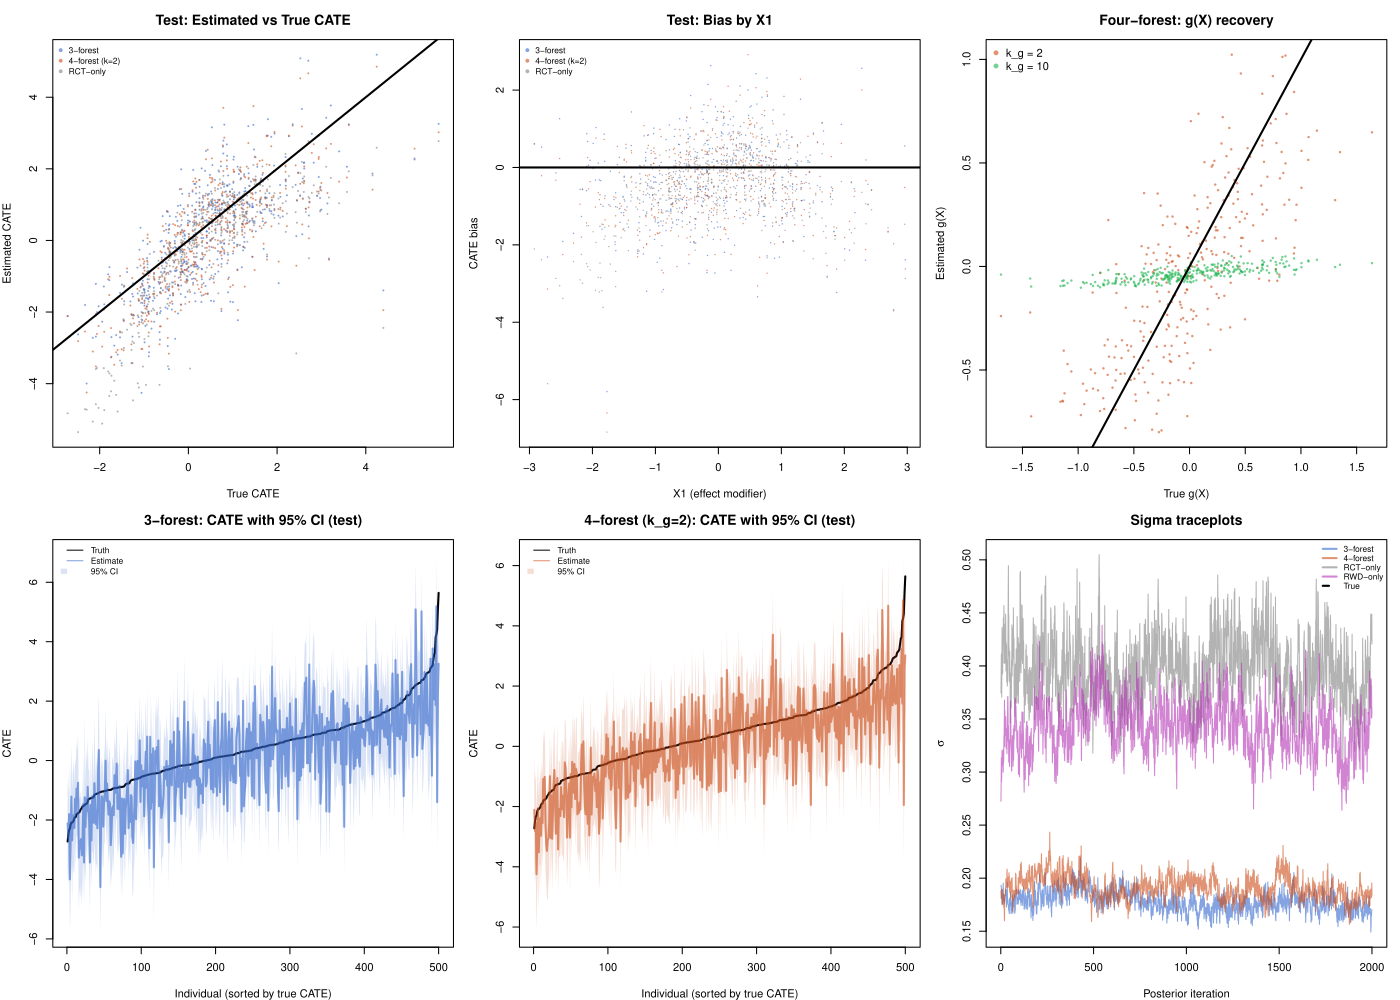

Write R code to recreate this figure.
# =============================================================================
# Simulation: Three-forest vs Four-forest FusionForest
#             + BCF-style RCT-only and RWD-only baselines
#
# DGP
# ---
#   RCT:  y = mu(X) + A * tau(X) + eps
#   RWD:  y = mu(X) + g(X) + gamma(U) + A * (tau(X) + c(U)) + eps
#
#   mu(X)    = 2*X1 - X2 + 0.5*X3^2        shared baseline (observed X)
#   g(X)     = 0.5*X1 - 0.3*X4             RWD-specific deviation (observed X)
#   gamma(U) = U1 - 0.5*U2                 unmeasured prognostic effect
#   tau(X)   = X1 + 0.5*X2^2               heterogeneous treatment effect
#   c(U)     = -0.5*U1 + 0.25*U2           unmeasured confounding bias
#   eps      ~ N(0, sigma^2)
#
#   X1-X5: relevant covariates
#   X6-X8: irrelevant noise covariates
#   U1-U2: unobserved confounders (RWD only, never passed to models)
#
#   Unmeasured confounding: U affects both treatment assignment
#   (P(A=1) = expit(X1 + U1 + U2)) AND outcome (via gamma(U) in baseline
#   and c(U) in treatment effect), making U a proper confounder.
#
# Methods compared
# ----------------
#   1. Three-forest FusionForest (RCT + RWD, single m0)
#   2. Four-forest  FusionForest (RCT + RWD, mu + g decomposition, k_g = 2)
#   3. Four-forest  FusionForest with large k_g (k_g = 10, strong borrowing)
#   4. BCF-style RCT-only (FusionForest on RCT data + minimal OS dummy)
#   5. BCF-style RWD-only (FusionForest on RWD data + minimal RCT dummy)
#
# Metrics: Bias, RMSE, 95% CI coverage on training and test sets
# =============================================================================

library(FusionForests)

set.seed(2024)

# ---- Dimensions -----------------------------------------------------------
n_rct  <- 200
n_rwd  <- 500
n_test <- 300
p_rel  <- 5    # relevant covariates
p_irr  <- 3    # irrelevant covariates
p      <- p_rel + p_irr
q_unobs <- 2   # unobserved confounders

# ---- MCMC settings --------------------------------------------------------
n_trees_main  <- 200   # mu (control) and tau (treat) forests
n_trees_sub   <- 100   # g (deviation) and c (deconf) forests
N_post        <- 2000
N_burn        <- 1000

# ---- True functions -------------------------------------------------------
mu_fn    <- function(X) 2 * X[, 1] - X[, 2] + 0.5 * X[, 3]^2
g_fn     <- function(X) 0.5 * X[, 1] - 0.3 * X[, 4]
gamma_fn <- function(U) U[, 1] - 0.5 * U[, 2]       # unmeasured prognostic
tau_fn   <- function(X) X[, 1] + 0.5 * X[, 2]^2
conf_fn  <- function(U) -0.5 * U[, 1] + 0.25 * U[, 2]  # unmeasured trt bias

sigma_true <- 1.0

# ---- Generate covariates from multivariate normal -------------------------
# Joint distribution: (X1, ..., X8, U1, U2) ~ MVN(0, Sigma)
# Correlation structure: AR(1)-like within X, cross-correlation between X and U
d_total <- p + q_unobs  # 10 total variables

# Build correlation matrix: AR(1) base with rho = 0.3
rho <- 0.3
Sigma <- matrix(0, d_total, d_total)
for (i in 1:d_total) {
  for (j in 1:d_total) {
    Sigma[i, j] <- rho^abs(i - j)
  }
}
# Boost correlation between X1 and U1/U2 (confounding pathway)
Sigma[1, p + 1] <- Sigma[p + 1, 1] <- 0.4   # cor(X1, U1)
Sigma[1, p + 2] <- Sigma[p + 2, 1] <- 0.3   # cor(X1, U2)
# Boost correlation between X4 and U1 (makes g(X) and gamma(U) correlated)
Sigma[4, p + 1] <- Sigma[p + 1, 4] <- 0.35  # cor(X4, U1)

# Cholesky factorisation for sampling
L <- chol(Sigma)

# RCT: draw (X, U) jointly, but U is unused in outcome
Z_rct  <- matrix(rnorm(n_rct  * d_total), n_rct,  d_total) %*% L
X_rct  <- Z_rct[, 1:p]

# RWD: draw (X, U) jointly; U drives confounding
Z_rwd  <- matrix(rnorm(n_rwd  * d_total), n_rwd,  d_total) %*% L
X_rwd  <- Z_rwd[, 1:p]
U_rwd  <- Z_rwd[, (p + 1):d_total]

# Test: draw X only (marginal of X from the joint)
L_x    <- chol(Sigma[1:p, 1:p])
X_test <- matrix(rnorm(n_test * p), n_test, p) %*% L_x

colnames(X_rct)  <- paste0("X", 1:p)
colnames(X_rwd)  <- paste0("X", 1:p)
colnames(X_test) <- paste0("X", 1:p)

# ---- Treatment assignment -------------------------------------------------
A_rct <- rbinom(n_rct, 1, 0.5)
A_rwd <- rbinom(n_rwd, 1, plogis(X_rwd[, 1] + U_rwd[, 1] + U_rwd[, 2]))

# ---- Outcomes -------------------------------------------------------------
y_rct <- mu_fn(X_rct) +
         A_rct * tau_fn(X_rct) +
         rnorm(n_rct, 0, sigma_true)

y_rwd <- mu_fn(X_rwd) + g_fn(X_rwd) + gamma_fn(U_rwd) +
         A_rwd * (tau_fn(X_rwd) + conf_fn(U_rwd)) +
         rnorm(n_rwd, 0, sigma_true)

# ---- Pooled training set --------------------------------------------------
X_train <- rbind(X_rct, X_rwd)
A_train <- c(A_rct, A_rwd)
S_train <- c(rep(1L, n_rct), rep(0L, n_rwd))
y_train <- c(y_rct, y_rwd)
n_train <- n_rct + n_rwd

# ---- True CATE at training and test points --------------------------------
true_cate_train <- tau_fn(X_train)
true_cate_test  <- tau_fn(X_test)

# ---- Test set indicators --------------------------------------------------
A_test <- rep(1L, n_test)
S_test <- rep(1L, n_test)

# ---- Summary --------------------------------------------------------------
cat("=== Data summary ===\n")
cat(sprintf("  RCT:  n = %d  (treated: %d, control: %d)\n",
            n_rct, sum(A_rct), n_rct - sum(A_rct)))
cat(sprintf("  RWD:  n = %d  (treated: %d, control: %d)\n",
            n_rwd, sum(A_rwd), n_rwd - sum(A_rwd)))
cat(sprintf("  Test: n = %d\n", n_test))
cat(sprintf("  Covariates: %d (%d relevant + %d noise)\n",
            p, p_rel, p_irr))
cat(sprintf("  True CATE range: [%.2f, %.2f]\n",
            min(true_cate_train), max(true_cate_train)))
cat(sprintf("  True sigma: %.2f\n\n", sigma_true))


# =============================================================================
# Fit all models
# =============================================================================

# --- Shared FusionForest arguments -----------------------------------------
ff_shared <- list(
  number_of_trees_control = n_trees_main,
  number_of_trees_treat   = n_trees_main,
  number_of_trees_deconf  = n_trees_sub,
  store_posterior_sample   = TRUE,
  N_post                  = N_post,
  N_burn                  = N_burn,
  verbose                 = FALSE
)

# ---- Model 1: Three-forest FusionForest (RCT + RWD) ----------------------
cat("Fitting Model 1: Three-forest FusionForest...\n")
t1 <- system.time({
  fit_3f <- do.call(FusionForest, c(list(
    y                         = y_train,
    X_train_control           = X_train,
    X_train_treat             = X_train,
    treatment_indicator_train = A_train,
    source_indicator_train    = S_train,
    X_test_control            = X_test,
    X_test_treat              = X_test,
    X_test_deconf             = X_test,
    treatment_indicator_test  = A_test,
    source_indicator_test     = S_test,
    decomposition             = "three-forest"
  ), ff_shared))
})
cat(sprintf("  Done in %.1f seconds.\n", t1["elapsed"]))


# ---- Model 2: Four-forest FusionForest, k_g = 2 (default) ----------------
cat("Fitting Model 2: Four-forest FusionForest (k_g = 2)...\n")
t2 <- system.time({
  fit_4f <- do.call(FusionForest, c(list(
    y                         = y_train,
    X_train_control           = X_train,
    X_train_treat             = X_train,
    treatment_indicator_train = A_train,
    source_indicator_train    = S_train,
    X_test_control            = X_test,
    X_test_treat              = X_test,
    X_test_deconf             = X_test,
    treatment_indicator_test  = A_test,
    source_indicator_test     = S_test,
    decomposition             = "four-forest",
    number_of_trees_deviation = n_trees_sub,
    k_g                       = 2
  ), ff_shared))
})
cat(sprintf("  Done in %.1f seconds.\n", t2["elapsed"]))


# ---- Model 3: Four-forest FusionForest, k_g = 10 (strong borrowing) ------
cat("Fitting Model 3: Four-forest FusionForest (k_g = 10)...\n")
t3 <- system.time({
  fit_4f_shrink <- do.call(FusionForest, c(list(
    y                         = y_train,
    X_train_control           = X_train,
    X_train_treat             = X_train,
    treatment_indicator_train = A_train,
    source_indicator_train    = S_train,
    X_test_control            = X_test,
    X_test_treat              = X_test,
    X_test_deconf             = X_test,
    treatment_indicator_test  = A_test,
    source_indicator_test     = S_test,
    decomposition             = "four-forest",
    number_of_trees_deviation = n_trees_sub,
    k_g                       = 10
  ), ff_shared))
})
cat(sprintf("  Done in %.1f seconds.\n", t3["elapsed"]))


# ---- Model 4: RCT-only BCF-style -----------------------------------------
# Use FusionForest on RCT data only.  The function requires >= 1 OS row,
# so we add 2 dummy OS observations at the RCT column means with y at
# the RCT mean.  These carry negligible information.
cat("Fitting Model 4: RCT-only BCF...\n")
n_dummy  <- 2L
X_dummy  <- matrix(colMeans(X_rct), nrow = n_dummy, ncol = p, byrow = TRUE)
A_dummy  <- c(1L, 0L)
y_dummy  <- rep(mean(y_rct), n_dummy)

X_rct_aug <- rbind(X_rct, X_dummy)
A_rct_aug <- c(A_rct, A_dummy)
S_rct_aug <- c(rep(1L, n_rct), rep(0L, n_dummy))
y_rct_aug <- c(y_rct, y_dummy)

t4 <- system.time({
  fit_rct_only <- do.call(FusionForest, c(list(
    y                         = y_rct_aug,
    X_train_control           = X_rct_aug,
    X_train_treat             = X_rct_aug,
    treatment_indicator_train = A_rct_aug,
    source_indicator_train    = S_rct_aug,
    X_test_control            = X_test,
    X_test_treat              = X_test,
    X_test_deconf             = X_test,
    treatment_indicator_test  = A_test,
    source_indicator_test     = S_test,
    decomposition             = "three-forest"
  ), ff_shared))
})
cat(sprintf("  Done in %.1f seconds.\n", t4["elapsed"]))


# ---- Model 5: RWD-only BCF-style -----------------------------------------
# Use FusionForest on RWD data only, adding 2 dummy RCT observations.
cat("Fitting Model 5: RWD-only BCF...\n")
X_dummy_rwd <- matrix(colMeans(X_rwd), nrow = n_dummy, ncol = p, byrow = TRUE)
A_dummy_rwd <- c(1L, 0L)
y_dummy_rwd <- rep(mean(y_rwd), n_dummy)

X_rwd_aug <- rbind(X_dummy_rwd, X_rwd)
A_rwd_aug <- c(A_dummy_rwd, A_rwd)
S_rwd_aug <- c(rep(1L, n_dummy), rep(0L, n_rwd))
y_rwd_aug <- c(y_dummy_rwd, y_rwd)

t5 <- system.time({
  fit_rwd_only <- do.call(FusionForest, c(list(
    y                         = y_rwd_aug,
    X_train_control           = X_rwd_aug,
    X_train_treat             = X_rwd_aug,
    treatment_indicator_train = A_rwd_aug,
    source_indicator_train    = S_rwd_aug,
    X_test_control            = X_test,
    X_test_treat              = X_test,
    X_test_deconf             = X_test,
    treatment_indicator_test  = A_test,
    source_indicator_test     = S_test,
    decomposition             = "three-forest"
  ), ff_shared))
})
cat(sprintf("  Done in %.1f seconds.\n\n", t5["elapsed"]))


# =============================================================================
# Extract CATE estimates and posterior samples
# =============================================================================

# Training-set CATE (posterior mean)
cate_train <- list(
  `3-forest`         = fit_3f$train_predictions_treat,
  `4-forest (k=2)`   = fit_4f$train_predictions_treat,
  `4-forest (k=10)`  = fit_4f_shrink$train_predictions_treat,
  # RCT-only: first n_rct rows are real, last n_dummy are dummies
  `RCT-only`         = fit_rct_only$train_predictions_treat[1:n_rct],
  # RWD-only: first n_dummy are dummies, rest are real
  `RWD-only`         = fit_rwd_only$train_predictions_treat[(n_dummy + 1):(n_dummy + n_rwd)]
)

# Test-set CATE (posterior mean)
cate_test <- list(
  `3-forest`         = fit_3f$test_predictions_treat,
  `4-forest (k=2)`   = fit_4f$test_predictions_treat,
  `4-forest (k=10)`  = fit_4f_shrink$test_predictions_treat,
  `RCT-only`         = fit_rct_only$test_predictions_treat,
  `RWD-only`         = fit_rwd_only$test_predictions_treat
)

# Posterior samples for credible intervals (N_post x n)
samples_train <- list(
  `3-forest`         = fit_3f$train_predictions_sample_treat,
  `4-forest (k=2)`   = fit_4f$train_predictions_sample_treat,
  `4-forest (k=10)`  = fit_4f_shrink$train_predictions_sample_treat,
  `RCT-only`         = fit_rct_only$train_predictions_sample_treat[, 1:n_rct],
  `RWD-only`         = fit_rwd_only$train_predictions_sample_treat[, (n_dummy + 1):(n_dummy + n_rwd)]
)

samples_test <- list(
  `3-forest`         = fit_3f$test_predictions_sample_treat,
  `4-forest (k=2)`   = fit_4f$test_predictions_sample_treat,
  `4-forest (k=10)`  = fit_4f_shrink$test_predictions_sample_treat,
  `RCT-only`         = fit_rct_only$test_predictions_sample_treat,
  `RWD-only`         = fit_rwd_only$test_predictions_sample_treat
)

# True CATE at the subsets used by each model's training set
true_cate_train_list <- list(
  `3-forest`         = true_cate_train,
  `4-forest (k=2)`   = true_cate_train,
  `4-forest (k=10)`  = true_cate_train,
  `RCT-only`         = true_cate_train[1:n_rct],
  `RWD-only`         = true_cate_train[(n_rct + 1):n_train]
)


# =============================================================================
# Compute metrics
# =============================================================================

compute_metrics <- function(pred, truth, posterior_samples) {
  bias     <- mean(pred - truth)
  rmse     <- sqrt(mean((pred - truth)^2))
  ci       <- apply(posterior_samples, 2, quantile,
                    probs = c(0.025, 0.975))
  coverage <- mean(truth >= ci[1, ] & truth <= ci[2, ])
  width    <- mean(ci[2, ] - ci[1, ])
  c(Bias = bias, RMSE = rmse, Coverage = coverage, CI_width = width)
}


# ---- Training-set metrics -------------------------------------------------
cat("=================================================================\n")
cat("CATE performance on TRAINING set\n")
cat("=================================================================\n")

train_results <- sapply(names(cate_train), function(nm) {
  compute_metrics(cate_train[[nm]],
                  true_cate_train_list[[nm]],
                  samples_train[[nm]])
})
print(round(train_results, 4))

# ---- Test-set metrics -----------------------------------------------------
cat("\n=================================================================\n")
cat("CATE performance on TEST set\n")
cat("=================================================================\n")

test_results <- sapply(names(cate_test), function(nm) {
  compute_metrics(cate_test[[nm]],
                  true_cate_test,
                  samples_test[[nm]])
})
print(round(test_results, 4))


# =============================================================================
# Four-forest specific: inspect the deviation forest g(X)
# =============================================================================
cat("\n=================================================================\n")
cat("Four-forest deviation g(X): posterior mean summary (RWD rows)\n")
cat("=================================================================\n")

cat("\nk_g = 2:\n")
cat(sprintf("  Range of g_hat: [%.4f, %.4f]\n",
            min(fit_4f$train_predictions_deviation),
            max(fit_4f$train_predictions_deviation)))
cat(sprintf("  Mean |g_hat|:   %.4f\n",
            mean(abs(fit_4f$train_predictions_deviation))))

cat("\nk_g = 10 (strong borrowing):\n")
cat(sprintf("  Range of g_hat: [%.4f, %.4f]\n",
            min(fit_4f_shrink$train_predictions_deviation),
            max(fit_4f_shrink$train_predictions_deviation)))
cat(sprintf("  Mean |g_hat|:   %.4f\n",
            mean(abs(fit_4f_shrink$train_predictions_deviation))))

# True g at RWD observations
true_g_rwd <- g_fn(X_train[S_train == 0L, , drop = FALSE])
cat(sprintf("\nTrue g range:     [%.4f, %.4f]\n",
            min(true_g_rwd), max(true_g_rwd)))
cat(sprintf("True mean |g|:    %.4f\n", mean(abs(true_g_rwd))))

g_rmse_k2  <- sqrt(mean((fit_4f$train_predictions_deviation - true_g_rwd)^2))
g_rmse_k10 <- sqrt(mean((fit_4f_shrink$train_predictions_deviation - true_g_rwd)^2))
cat(sprintf("\nRMSE(g_hat, g_true):  k_g=2: %.4f  |  k_g=10: %.4f\n",
            g_rmse_k2, g_rmse_k10))


# =============================================================================
# Sigma posterior
# =============================================================================
cat("\n=================================================================\n")
cat("Sigma posterior summary\n")
cat("=================================================================\n")
cat(sprintf("  True sigma:         %.4f\n", sigma_true))
cat(sprintf("  3-forest mean:      %.4f\n", mean(fit_3f$sigma)))
cat(sprintf("  4-forest (k=2):     %.4f\n", mean(fit_4f$sigma)))
cat(sprintf("  4-forest (k=10):    %.4f\n", mean(fit_4f_shrink$sigma)))
cat(sprintf("  RCT-only:           %.4f\n", mean(fit_rct_only$sigma)))
cat(sprintf("  RWD-only:           %.4f\n", mean(fit_rwd_only$sigma)))


# =============================================================================
# Plots
# =============================================================================

pdf("simulations/compare_decompositions.pdf", width = 14, height = 10)
old_par <- par(mfrow = c(2, 3), mar = c(4, 4, 3, 1))

col_3f     <- rgb(0.2, 0.4, 0.8, 0.6)
col_4f     <- rgb(0.8, 0.3, 0.1, 0.6)
col_4f_s   <- rgb(0.1, 0.7, 0.3, 0.6)
col_rct    <- rgb(0.5, 0.5, 0.5, 0.6)
col_rwd    <- rgb(0.7, 0.2, 0.7, 0.6)
col_truth  <- "black"

# --- Panel 1: Estimated vs True CATE (test set) ----------------------------
ylim_all <- range(c(cate_test[["3-forest"]],
                    cate_test[["4-forest (k=2)"]],
                    cate_test[["RCT-only"]]))

plot(true_cate_test, cate_test[["3-forest"]],
     pch = 16, cex = 0.4, col = col_3f,
     xlab = "True CATE", ylab = "Estimated CATE",
     main = "Test: Estimated vs True CATE",
     ylim = ylim_all)
points(true_cate_test, cate_test[["4-forest (k=2)"]],
       pch = 16, cex = 0.4, col = col_4f)
points(true_cate_test, cate_test[["RCT-only"]],
       pch = 16, cex = 0.4, col = col_rct)
abline(0, 1, lwd = 2)
legend("topleft",
       legend = c("3-forest", "4-forest (k=2)", "RCT-only"),
       col = c(col_3f, col_4f, col_rct), pch = 16, bty = "n", cex = 0.8)

# --- Panel 2: CATE bias by X1 (test set) -----------------------------------
bias_3f  <- cate_test[["3-forest"]]        - true_cate_test
bias_4f  <- cate_test[["4-forest (k=2)"]]  - true_cate_test
bias_rct <- cate_test[["RCT-only"]]        - true_cate_test

plot(X_test[, 1], bias_3f,
     pch = 16, cex = 0.3, col = col_3f,
     xlab = "X1 (effect modifier)", ylab = "CATE bias",
     main = "Test: Bias by X1",
     ylim = range(c(bias_3f, bias_4f, bias_rct)))
points(X_test[, 1], bias_4f,  pch = 16, cex = 0.3, col = col_4f)
points(X_test[, 1], bias_rct, pch = 16, cex = 0.3, col = col_rct)
abline(h = 0, lwd = 2)
legend("topleft",
       legend = c("3-forest", "4-forest (k=2)", "RCT-only"),
       col = c(col_3f, col_4f, col_rct), pch = 16, bty = "n", cex = 0.8)

# --- Panel 3: Deviation g(X) recovery (four-forest) ------------------------
plot(true_g_rwd, fit_4f$train_predictions_deviation,
     pch = 16, cex = 0.5, col = col_4f,
     xlab = "True g(X)", ylab = "Estimated g(X)",
     main = "Four-forest: g(X) recovery")
points(true_g_rwd, fit_4f_shrink$train_predictions_deviation,
       pch = 16, cex = 0.5, col = col_4f_s)
abline(0, 1, lwd = 2)
legend("topleft",
       legend = c("k_g = 2", "k_g = 10"),
       col = c(col_4f, col_4f_s), pch = 16, bty = "n")

# --- Panel 4: Sorted CATE with 95% CI (3-forest, test) --------------------
ord <- order(true_cate_test)
ci_3f <- apply(samples_test[["3-forest"]], 2, quantile,
               probs = c(0.025, 0.975))

plot(seq_len(n_test), true_cate_test[ord],
     type = "l", lwd = 2, col = col_truth,
     xlab = "Individual (sorted by true CATE)", ylab = "CATE",
     main = "3-forest: CATE with 95% CI (test)",
     ylim = range(ci_3f))
polygon(c(seq_len(n_test), rev(seq_len(n_test))),
        c(ci_3f[1, ord], rev(ci_3f[2, ord])),
        col = adjustcolor(col_3f, alpha.f = 0.3), border = NA)
lines(seq_len(n_test), cate_test[["3-forest"]][ord],
      col = col_3f, lwd = 2)
legend("topleft", legend = c("Truth", "Estimate", "95% CI"),
       col = c(col_truth, col_3f, col_3f),
       lty = c(1, 1, NA),
       fill = c(NA, NA, adjustcolor(col_3f, 0.3)),
       border = NA, bty = "n", cex = 0.8)

# --- Panel 5: Sorted CATE with 95% CI (4-forest k=2, test) ----------------
ci_4f <- apply(samples_test[["4-forest (k=2)"]], 2, quantile,
               probs = c(0.025, 0.975))

plot(seq_len(n_test), true_cate_test[ord],
     type = "l", lwd = 2, col = col_truth,
     xlab = "Individual (sorted by true CATE)", ylab = "CATE",
     main = "4-forest (k_g=2): CATE with 95% CI (test)",
     ylim = range(ci_4f))
polygon(c(seq_len(n_test), rev(seq_len(n_test))),
        c(ci_4f[1, ord], rev(ci_4f[2, ord])),
        col = adjustcolor(col_4f, alpha.f = 0.3), border = NA)
lines(seq_len(n_test), cate_test[["4-forest (k=2)"]][ord],
      col = col_4f, lwd = 2)
legend("topleft", legend = c("Truth", "Estimate", "95% CI"),
       col = c(col_truth, col_4f, col_4f),
       lty = c(1, 1, NA),
       fill = c(NA, NA, adjustcolor(col_4f, 0.3)),
       border = NA, bty = "n", cex = 0.8)

# --- Panel 6: Sigma traceplots --------------------------------------------
plot(fit_3f$sigma, type = "l", col = col_3f,
     xlab = "Posterior iteration", ylab = expression(sigma),
     main = "Sigma traceplots",
     ylim = range(c(fit_3f$sigma, fit_4f$sigma,
                    fit_rct_only$sigma, fit_rwd_only$sigma)))
lines(fit_4f$sigma,       col = col_4f)
lines(fit_rct_only$sigma, col = col_rct)
lines(fit_rwd_only$sigma, col = col_rwd)
abline(h = sigma_true, lwd = 2, lty = 2)
legend("topright",
       legend = c("3-forest", "4-forest", "RCT-only",
                  "RWD-only", "True"),
       col = c(col_3f, col_4f, col_rct, col_rwd, "black"),
       lty = c(1, 1, 1, 1, 2), lwd = 2, bty = "n", cex = 0.7)

par(old_par)
dev.off()

cat("\nPlots saved to simulations/compare_decompositions.pdf\n")
